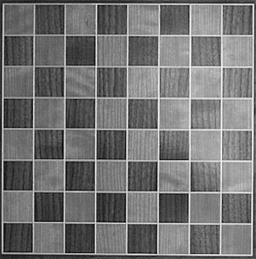
%> input picture Lab 1/Codes/chessboard03.png, 256 x 259 px
$ octave --eval "result = compute_matrix_R(imread('chessboard03.png'));"   (GNU Octave 9; MATLAB toolbox functions it lacks are replaced by stand-ins)
%> lines starting %> are read from the running program, lines starting %| are printed output that depends on the picture
function [R]=compute_matrix_R(im)

im_orig = im;
%> im_orig is the input picture: size 259x256 uint8; min 6, max 253, mean 115.4
if size(im,3)>1 im=rgb2gray(im); end
% Derivative masks
dx = [-1 0 1;
-1 0 1;
-1 0 1];
dy = dx';
% Image derivatives
Ix = conv2(double(im), dx, 'same');
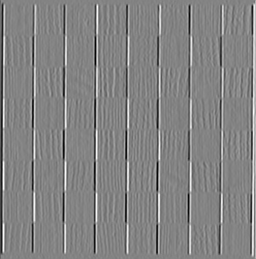
%> Ix: size 259x256 double; min -639, max 598, mean -0.6; drawn with min black and max white
Iy = conv2(double(im), dy, 'same');
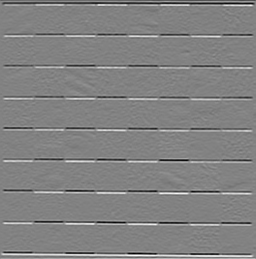
%> Iy: size 259x256 double; min -618, max 592, mean 0; drawn with min black and max white
sigma=2;
% Generate Gaussian filter of size 9x9 and std. dev. sigma.
g = fspecial('gaussian',9, sigma);
% Smoothed squared image derivatives
Ix2 = conv2(Ix.^2, g, 'same');
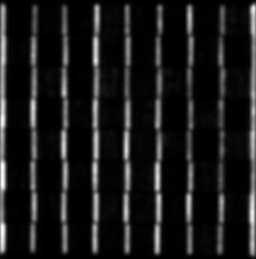
%> Ix2: size 259x256 double; min 11.75, max 126725.8, mean 13840.6; drawn with min black and max white
Iy2 = conv2(Iy.^2, g, 'same');
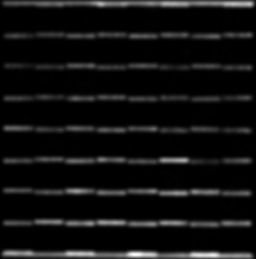
%> Iy2: size 259x256 double; min 13.83, max 131793.5, mean 8636.4; drawn with min black and max white
Ixy = conv2(Ix.*Iy, g, 'same');
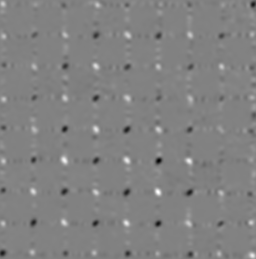
%> Ixy: size 259x256 double; min -10589.9, max 10186.8, mean 10.4; drawn with min black and max white

%%% part 2
m1=conv2(Ix2,ones(3,3),'same');
m2=conv2(Iy2,ones(3,3),'same');
m3=conv2(Ixy,ones(3,3),'same');
R=zeros(size(im));
for i=1:size(im,1)
    for j=1:size(im,2)
        M=[m1(i,j) m3(i,j); m3(i,j) m2(i,j)];
        R(i,j)=(M(1,1)*M(2,2)-M(1,2)*M(2,1))-0.04*(M(1,1)+M(2,2))^2;
        %R(i,j)=det(M)-0.04*trace(M);
    end
end
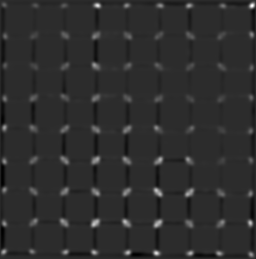
%> R: size 259x256 double; min -4.6e+10, max 2.16e+11, mean 1.65e+09; drawn with min black and max white

end

$ run again, on Lab 1/Codes/chessboard04.png
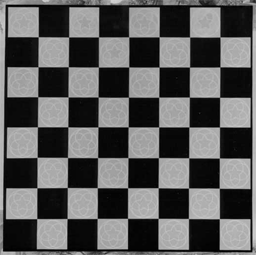
%> input picture Lab 1/Codes/chessboard04.png, 256 x 255 px
%> in compute_matrix_R, im_orig is the input picture: size 255x256 uint8; min 0, max 209, mean 91.8
%> in compute_matrix_R, `Ixy = conv2(Ix.*Iy, g, 'same');`:
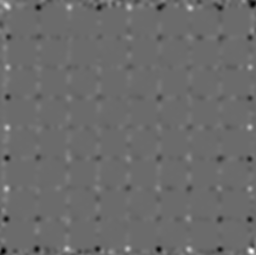
%> Ixy: size 255x256 double; min -11726.2, max 16030.6, mean 14.9; drawn with min black and max white
%> after the loop in compute_matrix_R, `for i=1:size(im,1)`:
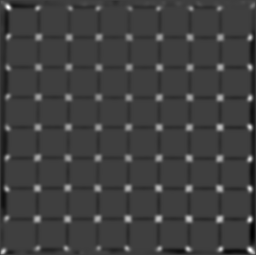
%> R: size 255x256 double; min -6.95e+10, max 2.12e+11, mean 1.04e+09; drawn with min black and max white
